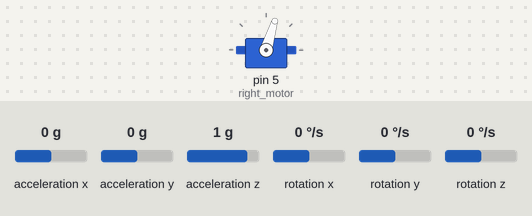
Simulated run of this sketch. Board: Arduino Uno, built with avr-gcc and run on an emulated ATmega328P. On the bench: servo. Wiring (inferred from the names in the program): MPU-6050 motion sensor at I2C address 0x68. The test bench sets the inputs (shaded band); at power-on: acceleration y 0 g, rotation x 0 °/s, acceleration x 0 g, acceleration z 1 g, rotation y 0 °/s, rotation z 0 °/s. What the sketch prints to the serial monitor is not drawn.

Above: at 8.2 s.
8.3 s: acceleration y set to 0.8 g
At 10.6 s:
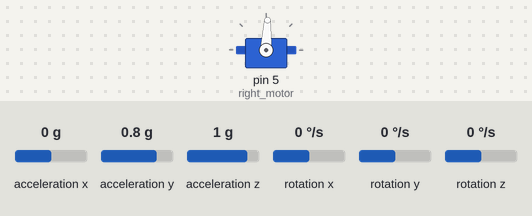
11.4 s: rotation x set to 100 °/s
13.8 s: rotation x set to -100 °/s
At 15.4 s:
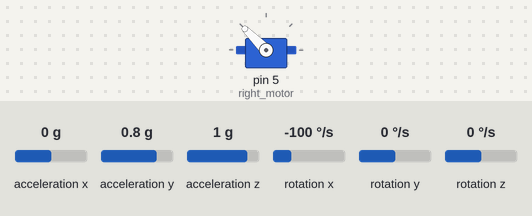
At 16.4 s:
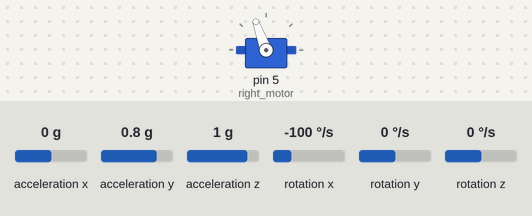
16.9 s: rotation x set to 192 °/s
Timing chart, 0 to 19.6 s (numbered marks = the images above; inputs shaded):
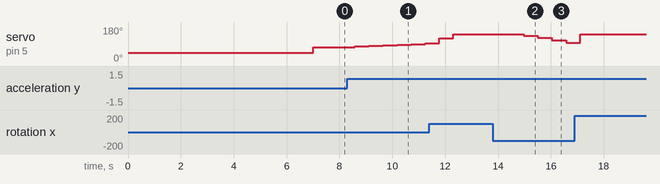

Measured:
- after the input at 8.3 s, servo on pin 5 (right_motor): moves from 73° to 93° over 2.7 s, starting after 0.29 s
- after the input at 13.8 s, servo on pin 5 (right_motor): 141° → 135° after 1.2 s, → 123° 0.53 s later, → 110° 0.53 s later, → 96° 0.53 s later

The sketch:

PID_control_code_for_1D_rig.ino
```cpp
#include <Wire.h>
#include <Servo.h>
#include <SoftwareSerial.h> //importing the libraries

Servo right_motor ;
Servo left_motor ;


long accelX, accelY, accelZ ; //raw data for accelerometer
float AXg, AYg, AZg ; //acceleration values

long gyroX, gyroY, gyroZ ; //raw data for gyro
float rotX, rotY, rotZ ; //angle values for gyro

float rad_to_deg = 180.0/3.14 ;

float Acceleration_angle[2]; //will be calculating 2 angle values for x and y axis by accelerometer data
float Total_angle[2];
float desiredAngle = 0; //our desired setpoint for balancing the rig

float elapsedTime, time, PrevTime;

float Kp =3;
float Ki=1; //giving random practical values for the code to work
float Kd = 1;

double control_signal;
float error;
float total_error;
float delta_error;
float last_error;
float pwmLeft;
float pwmRight;

double throttle = 1300; //initial throttle value for the motors

float PID_P=0;
float PID_I=0;
float PID_D=0;


void setup() {

Serial.begin(9600);
Wire.begin(); //begin the wire communication
setupMPU(); //function to set up the MPU6050

right_motor.attach(3); //attaching the right motor to pin 3
right_motor.attach(5); //attaching the left motor to pin 5

time= millis(); //start counting time in milli seconds
left_motor.writeMicroseconds(1000); ///1000us is the minimum PWM value
right_motor.writeMicroseconds(1000);
delay(7000); //giving around 7s time for motors to start up and get adjusted to initial throttle value

}

void loop() {

recordAccelRegisters();
recordGyroRegisters(); //functions to set up gyro and accelerometer registers

Acceleration_angle[0] = atan((AYg)/sqrt(pow((AXg),2) + pow((AZg),2)))*rad_to_deg;
//X angle
Acceleration_angle[1] = atan((AXg)/sqrt(pow((AYg),2) + pow((AZg),2)))*rad_to_deg;
//Y angle
//Euler formula for calculating the arctangent

PrevTime = time;  //stores the previous time before the actual time is read
time = millis();  // actual time read
elapsedTime = (time - PrevTime) / 1000; // time elapsed in our observation, in seconds

Total_angle[0] = 0.8 *(Total_angle[0] + rotX*elapsedTime) + 0.2*Acceleration_angle[0]; //rotation about
 //X angle
Total_angle[1] = 0.8 *(Total_angle[1] + rotY*elapsedTime) + 0.2*Acceleration_angle[1];
 //Y angle
PID_Control();

left_motor.writeMicroseconds(pwmLeft);
right_motor.writeMicroseconds(pwmRight);
Serial.print(control_signal) ;
Serial.print(pwmLeft);
Serial.print(pwmRight);

printData();
delay(500); //wait half a minute before iterating again

}

void setupMPU(){
  Wire.beginTransmission(0b1101000); //I2C adress of the MPU
  Wire.write(0x6B);//6B is the power management register
  Wire.write(0b00000000); //setting sleep register to 0
  Wire.endTransmission();

  Wire.beginTransmission(0b1101000);
  Wire.write(0x1B); //Accessing register 1B which is for gyro configuration
  Wire.write(0b00000000); //using full scale +/- 250 deg per sec
  Wire.endTransmission();

  Wire.beginTransmission(0b1101000);
  Wire.write(0x1C); //Register for accelerometer configuration
  Wire.write(0b00000000); //Setting accel to +/- 2g sensitivity
  Wire.endTransmission();

}

void recordAccelRegisters(){
  Wire.beginTransmission(0b1101000); //I2C adress for the MPU
  Wire.write(0x3B); //starting register for acelerometer readings, there are 6 registers
  Wire.endTransmission();
  Wire.requestFrom(0b1101000,6);// requesting registers (3B-40)
  while(Wire.available() < 6);
  accelX = Wire.read()<<8|Wire.read(); //using bitwise operator. storing 1st two bytes in accelX
  accelY = Wire.read()<<8|Wire.read();// storing middle bytes in accelY
  accelZ = Wire.read()<<8|Wire.read(); //storing last two bytes in accelZ
  processAccelData();

}

void processAccelData(){
  AXg = accelX/16384.0 ; //diving by 16384 to get acceleration value from raw data
  AYg = accelY/16384.0 ;
  AZg = accelZ/16384.0 ;

}

void recordGyroRegisters() {
  Wire.beginTransmission(0b1101000); //requesting data from 6 gyro registers in thos function
  Wire.write(0x43); //43 is the starting gyro register
  Wire.endTransmission();
  Wire.requestFrom(0b1101000,6); // requesting gyro registers (43-48), hexadecimal adress
  while(Wire.available() < 6);
  gyroX = Wire.read()<<8|Wire.read();
  gyroY = Wire.read()<<8|Wire.read(); //storing bytes as mentioned before
  gyroZ = Wire.read()<<8|Wire.read();
  processGyroData();
}

void processGyroData() {
  rotX = gyroX / 131.0; //division by 131 as 65.5 reading in raw data means 1 degree per second movement in the MPU
  rotY = gyroY / 131.0;
  rotZ = gyroZ / 131.0;
}

void printData(){

  Serial.begin(9600);
  Serial.print(" Gyro (deg) ");
  Serial.print(" X= ");
  Serial.print( rotX );
  Serial.print(" Y= ");
  Serial.print( rotY );
  Serial.print(" Z= ");
  Serial.print( rotZ );

  Serial.print(" Accel (g) ");
  Serial.print(" X= ");
  Serial.print( AXg );
  Serial.print(" Y= ");
  Serial.print( AYg );
  Serial.print(" Z= ");
  Serial.print( AZg );

}

void PID_Control(){

time = millis();
elapsedTime = (time - PrevTime) / 1000 ;  //in seconds


error = desiredAngle - Total_angle[0]; // along X axis, replace with [1] for Y axis

total_error += error;
PID_P = Kp*error;

if (-3 < error < 3){
  PID_I = Ki*(total_error); // i need the integral to be on only in a small range of angle, otherwise it will cause Integral Winding
}

delta_error = error - last_error; // discontinuous difference in error, to be treated as d(e)/dt

PID_D = Kd*(delta_error / elapsedTime);

control_signal = PID_P + PID_I + PID_D ;

if(control_signal < -1000)
{
  control_signal = -1000;
}
if(control_signal > 1000)
{
  control_signal = 1000; // since mimimum PWM value is 1000 and max is 2000, we can only give an additional value of 1000 or -1000 to fit inside the limits, hence the limits(-1000, 1000)
}

pwmLeft = throttle + control_signal ;
pwmRight = throttle - control_signal ;


//Right
if(pwmRight < 1000)
{
  pwmRight= 1000;
}
if(pwmRight > 2000)
{
  pwmRight=2000;
}
//Left
if(pwmLeft < 1000)
{
  pwmLeft= 1000;
}
if(pwmLeft > 2000)// 2000 is the maximum allowed PWM value
{
  pwmLeft=2000;
}

last_error = error; //storing values for the next iteration
PrevTime = time;

}
```
